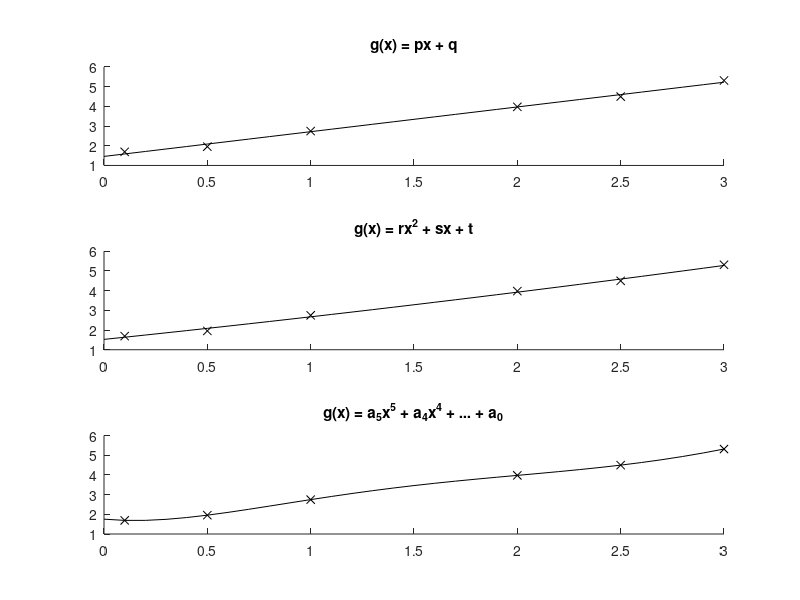

Source code (MATLAB):
close all
clear all

X = [0.1 0.5 1 2 2.5 3]
Fx = [1.6912 1.9562 2.7460 3.9765 4.4972 5.3141]
D = [0:0.1:3];

'---------------------------------------'
A = [X' ones(size(X))'];
b = Fx';

Ap = (A'*A)^-1*A';
Wls1 = Ap*b
r1 = A*Wls1 - b
norm(r1)

At = [D' ones(size(D))'];
figure()
subplot(311)
title('g(x) = px + q')
hold on
plot(D,At*Wls1,'k-')
plot(X,b,'kx')

'---------------------------------------'
A2 = [X'.^2 X' ones(size(X))'];
b2 = Fx';

Ap = (A2'*A2)^-1*A2';
Wls2 = Ap*b
Wls2 - pinv(A2)*b
r2 = A2*Wls2 - b
norm(r2)

At = [D'.^2 D' ones(size(D))'];
subplot(312)
title('g(x) = rx^2 + sx + t')
hold on
plot(D,At*Wls2,'k-')
plot(X,b,'kx')


'---------------------------------------'
a = [3.5 1]
bi = 6.2250

Ph1 = A'*A
Wls1
Wls1 = Wls1 + (((Ph1^-1)*a')/(1+a*(Ph1^-1)*a'))*(bi - a*Wls1)

A = [A; a];
b = [b;bi];

Ap = (A'*A)^-1*A';
Ap*b - Wls1

'---------------------------------------'
a = [3.5^2 3.5 1]
bi = 6.2250

Ph2 = A2'*A2
Wls2 = Wls2 + (((Ph2^-1)*a')/(1+a*(Ph2^-1)*a'))*(bi - a*Wls2)

A2 = [A2; a];
b2 = [b2;bi];

Ap = (A2'*A2)^-1*A2';
Ap*b2 - Wls2


'---------------------------------------'
A3 = [X'.^5 X'.^4 X'.^3 X'.^2 X' ones(size(X))'];
b3 = Fx';

Ap = (A3'*A3)^-1*A3';
Wls3 = Ap*b3
Wls3 - pinv(A3)*b3
r3 = A3*Wls3 - b3
norm(r3)

At = [D'.^5 D'.^4 D'.^3 D'.^2 D' ones(size(D))'];
subplot(313)
title('g(x) = a_5x^5 + a_4x^4 + ... + a_0')
hold on
plot(D,At*Wls3,'k-')
plot(X,b3,'kx')


print('res.png','-dpng')
